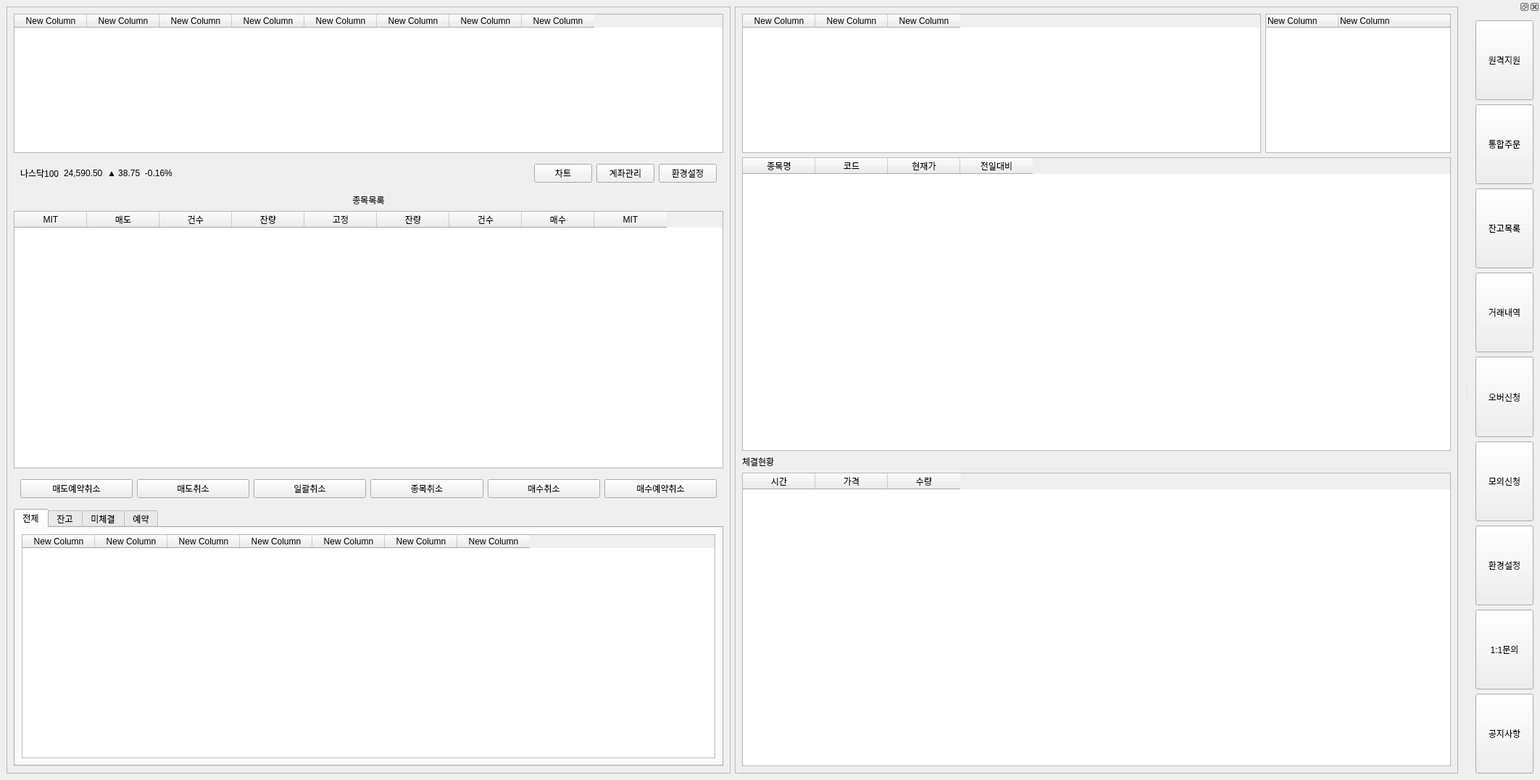
<?xml version="1.0" encoding="UTF-8"?>
<ui version="4.0">
 <class>MainWindow</class>
 <widget class="QMainWindow" name="MainWindow">
  <property name="geometry">
   <rect>
    <x>0</x>
    <y>0</y>
    <width>2125</width>
    <height>1076</height>
   </rect>
  </property>
  <property name="windowTitle">
   <string>나스닥100 호가창 예제 (확장형)</string>
  </property>
  <widget class="QWidget" name="centralwidget">
   <layout class="QHBoxLayout" name="mainLayout">
    <item>
     <widget class="QFrame" name="frame_left">
      <property name="frameShape">
       <enum>QFrame::StyledPanel</enum>
      </property>
      <layout class="QVBoxLayout" name="verticalLayout_left">
       <item>
        <widget class="QTableWidget" name="tableWidget">
         <property name="sizePolicy">
          <sizepolicy hsizetype="Expanding" vsizetype="Fixed">
           <horstretch>0</horstretch>
           <verstretch>0</verstretch>
          </sizepolicy>
         </property>
         <column>
          <property name="text">
           <string>New Column</string>
          </property>
         </column>
         <column>
          <property name="text">
           <string>New Column</string>
          </property>
         </column>
         <column>
          <property name="text">
           <string>New Column</string>
          </property>
         </column>
         <column>
          <property name="text">
           <string>New Column</string>
          </property>
         </column>
         <column>
          <property name="text">
           <string>New Column</string>
          </property>
         </column>
         <column>
          <property name="text">
           <string>New Column</string>
          </property>
         </column>
         <column>
          <property name="text">
           <string>New Column</string>
          </property>
         </column>
         <column>
          <property name="text">
           <string>New Column</string>
          </property>
         </column>
        </widget>
       </item>
       <item>
        <widget class="QFrame" name="frame_top">
         <layout class="QHBoxLayout" name="horizontalLayout_top">
          <item>
           <widget class="QLabel" name="label_market">
            <property name="text">
             <string>나스닥100</string>
            </property>
           </widget>
          </item>
          <item>
           <widget class="QLabel" name="label_price">
            <property name="text">
             <string>24,590.50</string>
            </property>
           </widget>
          </item>
          <item>
           <widget class="QLabel" name="label_change">
            <property name="text">
             <string>▲ 38.75  -0.16%</string>
            </property>
           </widget>
          </item>
          <item>
           <spacer name="horizontalSpacer">
            <property name="orientation">
             <enum>Qt::Horizontal</enum>
            </property>
            <property name="sizeHint" stdset="0">
             <size>
              <width>0</width>
              <height>0</height>
             </size>
            </property>
           </spacer>
          </item>
          <item>
           <widget class="QPushButton" name="button_chart">
            <property name="text">
             <string>차트</string>
            </property>
           </widget>
          </item>
          <item>
           <widget class="QPushButton" name="button_account">
            <property name="text">
             <string>계좌관리</string>
            </property>
           </widget>
          </item>
          <item>
           <widget class="QPushButton" name="button_setting">
            <property name="text">
             <string>환경설정</string>
            </property>
           </widget>
          </item>
         </layout>
        </widget>
       </item>
       <item>
        <widget class="QLabel" name="label_stocklist">
         <property name="text">
          <string>종목목록</string>
         </property>
         <property name="alignment">
          <set>Qt::AlignCenter</set>
         </property>
        </widget>
       </item>
       <item>
        <widget class="QTableWidget" name="table_hoga">
         <column>
          <property name="text">
           <string>MIT</string>
          </property>
         </column>
         <column>
          <property name="text">
           <string>매도</string>
          </property>
         </column>
         <column>
          <property name="text">
           <string>건수</string>
          </property>
         </column>
         <column>
          <property name="text">
           <string>잔량</string>
          </property>
         </column>
         <column>
          <property name="text">
           <string>고정</string>
          </property>
         </column>
         <column>
          <property name="text">
           <string>잔량</string>
          </property>
         </column>
         <column>
          <property name="text">
           <string>건수</string>
          </property>
         </column>
         <column>
          <property name="text">
           <string>매수</string>
          </property>
         </column>
         <column>
          <property name="text">
           <string>MIT</string>
          </property>
         </column>
        </widget>
       </item>
       <item>
        <widget class="QFrame" name="frame_buttons">
         <layout class="QHBoxLayout" name="horizontalLayout_buttons">
          <item>
           <widget class="QPushButton" name="button_sell_res_cancel">
            <property name="text">
             <string>매도예약취소</string>
            </property>
           </widget>
          </item>
          <item>
           <widget class="QPushButton" name="button_sell_cancel">
            <property name="text">
             <string>매도취소</string>
            </property>
           </widget>
          </item>
          <item>
           <widget class="QPushButton" name="button_all_cancel">
            <property name="text">
             <string>일괄취소</string>
            </property>
           </widget>
          </item>
          <item>
           <widget class="QPushButton" name="button_item_cancel">
            <property name="text">
             <string>종목취소</string>
            </property>
           </widget>
          </item>
          <item>
           <widget class="QPushButton" name="button_buy_cancel">
            <property name="text">
             <string>매수취소</string>
            </property>
           </widget>
          </item>
          <item>
           <widget class="QPushButton" name="button_buy_res_cancel">
            <property name="text">
             <string>매수예약취소</string>
            </property>
           </widget>
          </item>
         </layout>
        </widget>
       </item>
       <item>
        <widget class="QTabWidget" name="tabWidget">
         <property name="currentIndex">
          <number>0</number>
         </property>
         <widget class="QWidget" name="tab">
          <attribute name="title">
           <string>전체</string>
          </attribute>
          <layout class="QHBoxLayout" name="horizontalLayout_3">
           <item>
            <widget class="QTableWidget" name="tableWidget_6">
             <column>
              <property name="text">
               <string>New Column</string>
              </property>
             </column>
             <column>
              <property name="text">
               <string>New Column</string>
              </property>
             </column>
             <column>
              <property name="text">
               <string>New Column</string>
              </property>
             </column>
             <column>
              <property name="text">
               <string>New Column</string>
              </property>
             </column>
             <column>
              <property name="text">
               <string>New Column</string>
              </property>
             </column>
             <column>
              <property name="text">
               <string>New Column</string>
              </property>
             </column>
             <column>
              <property name="text">
               <string>New Column</string>
              </property>
             </column>
            </widget>
           </item>
          </layout>
         </widget>
         <widget class="QWidget" name="tab_2">
          <attribute name="title">
           <string>잔고</string>
          </attribute>
          <layout class="QGridLayout" name="gridLayout_2">
           <item row="0" column="0">
            <widget class="QTableWidget" name="tableWidget">
             <column>
              <property name="text">
               <string>New Column</string>
              </property>
             </column>
             <column>
              <property name="text">
               <string>New Column</string>
              </property>
             </column>
             <column>
              <property name="text">
               <string>New Column</string>
              </property>
             </column>
             <column>
              <property name="text">
               <string>New Column</string>
              </property>
             </column>
            </widget>
           </item>
          </layout>
         </widget>
         <widget class="QWidget" name="tab_3">
          <attribute name="title">
           <string>미체결</string>
          </attribute>
          <layout class="QHBoxLayout" name="horizontalLayout_2">
           <item>
            <widget class="QTableWidget" name="tableWidget_5">
             <column>
              <property name="text">
               <string>New Column</string>
              </property>
             </column>
             <column>
              <property name="text">
               <string>New Column</string>
              </property>
             </column>
             <column>
              <property name="text">
               <string>New Column</string>
              </property>
             </column>
             <column>
              <property name="text">
               <string>New Column</string>
              </property>
             </column>
             <column>
              <property name="text">
               <string>New Column</string>
              </property>
             </column>
            </widget>
           </item>
          </layout>
         </widget>
         <widget class="QWidget" name="tab_4">
          <attribute name="title">
           <string>예약</string>
          </attribute>
         </widget>
        </widget>
       </item>
      </layout>
     </widget>
    </item>
    <item>
     <widget class="QFrame" name="frame_center">
      <property name="sizePolicy">
       <sizepolicy hsizetype="Preferred" vsizetype="Expanding">
        <horstretch>0</horstretch>
        <verstretch>0</verstretch>
       </sizepolicy>
      </property>
      <property name="frameShape">
       <enum>QFrame::StyledPanel</enum>
      </property>
      <layout class="QGridLayout" name="gridLayout_3">
       <item row="7" column="0" colspan="3">
        <widget class="QTableWidget" name="table_trades">
         <property name="sizePolicy">
          <sizepolicy hsizetype="Expanding" vsizetype="Expanding">
           <horstretch>0</horstretch>
           <verstretch>0</verstretch>
          </sizepolicy>
         </property>
         <column>
          <property name="text">
           <string>시간</string>
          </property>
         </column>
         <column>
          <property name="text">
           <string>가격</string>
          </property>
         </column>
         <column>
          <property name="text">
           <string>수량</string>
          </property>
         </column>
        </widget>
       </item>
       <item row="6" column="0">
        <widget class="QLabel" name="label">
         <property name="sizePolicy">
          <sizepolicy hsizetype="Fixed" vsizetype="Fixed">
           <horstretch>0</horstretch>
           <verstretch>0</verstretch>
          </sizepolicy>
         </property>
         <property name="text">
          <string>체결현황</string>
         </property>
        </widget>
       </item>
       <item row="0" column="1" rowspan="2" colspan="2">
        <widget class="QTreeWidget" name="treeWidget_3">
         <property name="sizePolicy">
          <sizepolicy hsizetype="Expanding" vsizetype="Fixed">
           <horstretch>0</horstretch>
           <verstretch>0</verstretch>
          </sizepolicy>
         </property>
         <column>
          <property name="text">
           <string>New Column</string>
          </property>
         </column>
         <column>
          <property name="text">
           <string>New Column</string>
          </property>
         </column>
        </widget>
       </item>
       <item row="0" column="0" rowspan="2">
        <widget class="QTableWidget" name="tableWidget_4">
         <property name="sizePolicy">
          <sizepolicy hsizetype="Expanding" vsizetype="Fixed">
           <horstretch>0</horstretch>
           <verstretch>0</verstretch>
          </sizepolicy>
         </property>
         <column>
          <property name="text">
           <string>New Column</string>
          </property>
         </column>
         <column>
          <property name="text">
           <string>New Column</string>
          </property>
         </column>
         <column>
          <property name="text">
           <string>New Column</string>
          </property>
         </column>
        </widget>
       </item>
       <item row="2" column="0" colspan="3">
        <widget class="QTableWidget" name="table_stocklist">
         <property name="columnCount">
          <number>4</number>
         </property>
         <column>
          <property name="text">
           <string>종목명</string>
          </property>
         </column>
         <column>
          <property name="text">
           <string>코드</string>
          </property>
         </column>
         <column>
          <property name="text">
           <string>현재가</string>
          </property>
         </column>
         <column>
          <property name="text">
           <string>전일대비</string>
          </property>
         </column>
        </widget>
       </item>
      </layout>
     </widget>
    </item>
   </layout>
  </widget>
  <widget class="QDockWidget" name="dockWidget">
   <property name="enabled">
    <bool>true</bool>
   </property>
   <property name="sizePolicy">
    <sizepolicy hsizetype="Preferred" vsizetype="Expanding">
     <horstretch>0</horstretch>
     <verstretch>0</verstretch>
    </sizepolicy>
   </property>
   <property name="autoFillBackground">
    <bool>true</bool>
   </property>
   <property name="floating">
    <bool>true</bool>
   </property>
   <attribute name="dockWidgetArea">
    <number>2</number>
   </attribute>
   <widget class="QWidget" name="dockWidgetContents">
    <layout class="QVBoxLayout" name="verticalLayout">
     <item>
      <widget class="QPushButton" name="pushButton_3">
       <property name="sizePolicy">
        <sizepolicy hsizetype="Minimum" vsizetype="Expanding">
         <horstretch>0</horstretch>
         <verstretch>0</verstretch>
        </sizepolicy>
       </property>
       <property name="text">
        <string>원격지원</string>
       </property>
      </widget>
     </item>
     <item>
      <widget class="QPushButton" name="pushButton">
       <property name="sizePolicy">
        <sizepolicy hsizetype="Minimum" vsizetype="Expanding">
         <horstretch>0</horstretch>
         <verstretch>0</verstretch>
        </sizepolicy>
       </property>
       <property name="text">
        <string>통합주문</string>
       </property>
       <property name="iconSize">
        <size>
         <width>16</width>
         <height>30</height>
        </size>
       </property>
      </widget>
     </item>
     <item>
      <widget class="QPushButton" name="pushButton_9">
       <property name="sizePolicy">
        <sizepolicy hsizetype="Minimum" vsizetype="Expanding">
         <horstretch>0</horstretch>
         <verstretch>0</verstretch>
        </sizepolicy>
       </property>
       <property name="text">
        <string>잔고목록</string>
       </property>
      </widget>
     </item>
     <item>
      <widget class="QPushButton" name="pushButton_8">
       <property name="sizePolicy">
        <sizepolicy hsizetype="Minimum" vsizetype="Expanding">
         <horstretch>0</horstretch>
         <verstretch>0</verstretch>
        </sizepolicy>
       </property>
       <property name="text">
        <string>거래내역</string>
       </property>
      </widget>
     </item>
     <item>
      <widget class="QPushButton" name="pushButton_7">
       <property name="sizePolicy">
        <sizepolicy hsizetype="Minimum" vsizetype="Expanding">
         <horstretch>0</horstretch>
         <verstretch>0</verstretch>
        </sizepolicy>
       </property>
       <property name="text">
        <string>오버신청</string>
       </property>
      </widget>
     </item>
     <item>
      <widget class="QPushButton" name="pushButton_6">
       <property name="sizePolicy">
        <sizepolicy hsizetype="Minimum" vsizetype="Expanding">
         <horstretch>0</horstretch>
         <verstretch>0</verstretch>
        </sizepolicy>
       </property>
       <property name="text">
        <string>모의신청</string>
       </property>
      </widget>
     </item>
     <item>
      <widget class="QPushButton" name="pushButton_5">
       <property name="sizePolicy">
        <sizepolicy hsizetype="Minimum" vsizetype="Expanding">
         <horstretch>0</horstretch>
         <verstretch>0</verstretch>
        </sizepolicy>
       </property>
       <property name="text">
        <string>환경설정</string>
       </property>
      </widget>
     </item>
     <item>
      <widget class="QPushButton" name="pushButton_4">
       <property name="sizePolicy">
        <sizepolicy hsizetype="Minimum" vsizetype="Expanding">
         <horstretch>0</horstretch>
         <verstretch>0</verstretch>
        </sizepolicy>
       </property>
       <property name="text">
        <string>1:1문의</string>
       </property>
      </widget>
     </item>
     <item>
      <widget class="QPushButton" name="pushButton_2">
       <property name="sizePolicy">
        <sizepolicy hsizetype="Minimum" vsizetype="Expanding">
         <horstretch>0</horstretch>
         <verstretch>0</verstretch>
        </sizepolicy>
       </property>
       <property name="text">
        <string>공지사항</string>
       </property>
      </widget>
     </item>
    </layout>
   </widget>
  </widget>
 </widget>
 <resources/>
 <connections/>
</ui>
